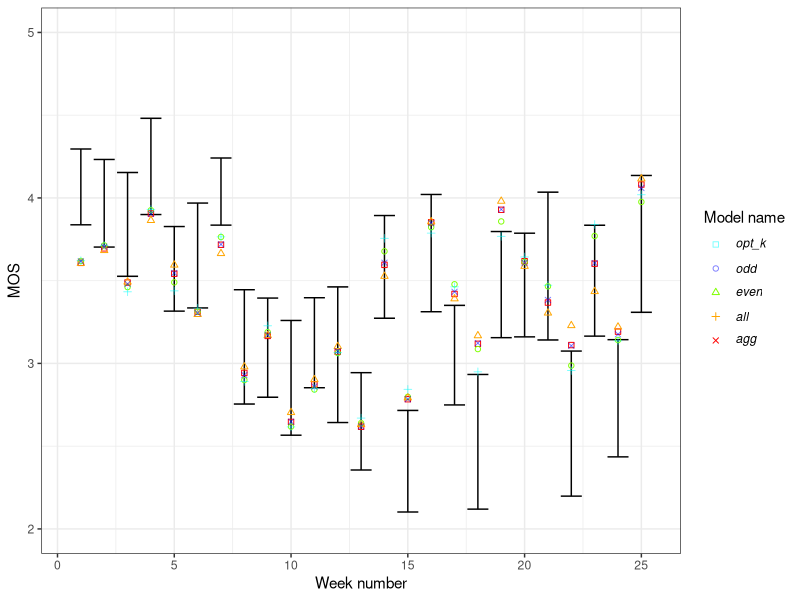
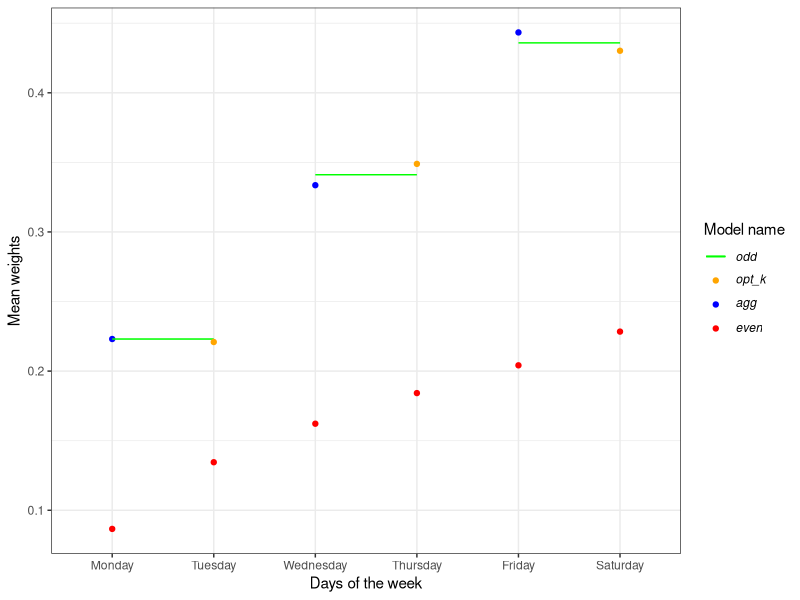

Write the R code that produced these figures, in order.
library(tidyverse)
library(ggpubr)
library(ordinal)
library(optimx)
library(stats)
library(data.table)
library(boot)

#Here choose the csv, it can be with real p1204 or desired only
all_data <- read_csv("phase4_current_results_p1204.csv", col_types = "fnnnnnnnnnnnncc")
#Here choose for which data you want the model: 
#n<8 for all data, n==7 for only full weeks and n<7 for only unfull weeks
data_by_weeks_n <- all_data  %>% filter(n == 7)
#Here choose what content you want: 
#n < 26 for all content, n < 14 for nature only and n > 13 for slowmo only
data_by_weeks <- data_by_weeks_n %>% filter(week < 26)
#if you want to exclude some testers you can do this after this line



# Different classes of weighting functions ============================
kumaraswamy_weights <- function(steps, a, b){
  kum_weights <- rep(0, length(steps) - 1)
  for (i in 2:length(steps)){
    kum_weights[i-1] = (1 - steps[i-1]^a)^b - (1 - steps[i]^a)^b
  }
  return(kum_weights)
}

kum_par <- c(1,1, 0.6,1, 0.9,1, 1,0.5, 5,0.9, 0.5,0.5, 0.9,0.9, 5,5, 3,6, 2,6)
dim(kum_par) <- c(2, 10)
kum_par <- t(kum_par)
colnames(kum_par) <- c("a", "b")

f_mean <- function(x) {
  tmp <- x[,1]
  tmp[is.na(x[,1])] <- 0
  norm <- rep(1, nrow(x))
  norm[is.na(x[,1])] <- 0
  for (i in c(2:6)){
    tmp_norm <- rep(1, nrow(x))
    tmp_norm[is.na(x[,i])] <- 0
    norm <- norm + tmp_norm
    tmp_na <- x[,i]
    tmp_na[is.na(tmp_na)] <- 0
    tmp <- tmp + tmp_na
  }
  return(tmp / norm)
}

f_min <- function(x) {
  tmp <- x[,1]
  tmp[is.na(x[,1])] <- Inf  # Initialize with positive infinity
  for (i in c(2:6)){
    tmp_na <- x[,i]
    tmp_na[is.na(tmp_na)] <- Inf  # Treat missing values as positive infinity
    tmp <- pmin(tmp, tmp_na)  # Calculate the element-wise minimum
  }
  tmp[tmp == Inf] <- NA  # Replace positive infinity with NA
  return(tmp)
}

predict_and_update <- function(model, data, weights, model_column) {
  predicted_probs <- predict(model, newdata = data, type = "prob")
  predicted_probs_matrix <- do.call(rbind, predicted_probs)
  weights <- matrix(rep(c(1,2,3,4,5), 25), nrow = 25, ncol = 5, byrow = TRUE)
  data[[model_column]] <- rowSums(predicted_probs_matrix * weights)
  return(data)
}

normalize_beta <- function(model) {
  beta_values <- model$beta
  sum_of_coefficients <- sum(beta_values)
  normalized_beta <- beta_values / sum_of_coefficients
  return(normalized_beta)
}

data_by_weeks$f_mean = f_mean(as.matrix(data_by_weeks[,c("mo", "tu", "we", "th", "fr", "sa")]))
data_by_weeks$f_min = f_min(as.matrix(data_by_weeks[,c("mo", "tu", "we", "th", "fr", "sa")]))
data_by_weeks$os <- factor(data_by_weeks$q2, ordered = TRUE, 
                           levels = c(1, 2, 3, 4, 5))

steps <- c(0, 1/6, 2/6, 3/6, 4/6, 5/6, 6/6)

f_kum <- function(x, steps, a, b) {
  norm_vec <- t(replicate(nrow(x), kumaraswamy_weights(steps, a, b)))
  norm_vec[is.na(x)] <- 0
  rowSums(x * norm_vec, na.rm = TRUE) / rowSums(norm_vec)
}

objective_fun <- function(params, df, steps) {
  a <- params[1]
  b <- params[2]
  
  df$tmp <- f_kum(as.matrix(df[,c("mo", "tu", "we", "th", "fr", "sa")]), 
                  steps, a, b)
  
  model <- clm(os ~ tmp, data = df)  
  
  return(AIC(model))  
}

best_AIC <- 10^9
opt_param <- 0
for (i in 1:nrow(kum_par)){
  init_params <- kum_par[i,]
  lower_bounds <- c(0.00001, 0.00001)
  opt_data <- data_by_weeks 
  
  opt_result <- optimx(init_params, objective_fun, method="L-BFGS-B", 
                       lower=lower_bounds, df = opt_data, steps = steps)
  
  best_params <- opt_result
  print(best_params)
  if (best_params$value < best_AIC)
  {
    best_AIC <- best_params$value
    opt_param <- best_params
  }
}

data_by_weeks$f_best_fun <- f_kum(as.matrix(
  data_by_weeks[,c("mo", "tu", "we", "th", "fr", "sa")]), 
  steps, opt_param$a, opt_param$b)
opt_model <- clm(os ~ f_best_fun, data = data_by_weeks)
summary(opt_model)

cor_plot_data <- data_by_weeks %>%
  group_by(week) %>%
  summarize(f_best_fun = first(f_best_fun), mos = mean(q2))

cor_plot_data <- predict_and_update(opt_model, cor_plot_data, weights, "opt_model")

# Model 1
model_glz1 <- clm(os ~ mo + tu + we + th + fr + sa, data = data_by_weeks)
cor_plot_data_glz1 <- data_by_weeks %>%
  group_by(week) %>%
  summarize(mo = first(mo), tu = first(tu), we = first(we), th = first(th), fr = first(fr), sa = first(sa), mos = mean(q2))

cor_plot_data_glz1 <- predict_and_update(model_glz1, cor_plot_data_glz1, weights, "model1")
normalized_beta1 <- normalize_beta(model_glz1)

# Model 2
glz_data <- data_by_weeks %>%
  mutate(motu = (mo + tu)/2) %>%
  mutate(weth = (we + th)/2) %>%
  mutate(frsa = (fr + sa)/2)

model_glz2 <- clm(os ~ motu + weth + frsa, data = glz_data)
cor_plot_data_glz2 <- glz_data %>%
  group_by(week) %>%
  summarize(motu = first(motu), weth = first(weth), frsa = first(frsa), mos = mean(q2))

cor_plot_data_glz2 <- predict_and_update(model_glz2, cor_plot_data_glz2, weights, "model2")
normalized_beta2 <- normalize_beta(model_glz2)

# Model 3
model_glz3 <- clm(os ~ mo + we + fr, data = glz_data)  
cor_plot_data_glz3 <- data_by_weeks %>%
  group_by(week) %>%
  summarize(mo = first(mo), we = first(we), fr = first(fr), mos = mean(q2))

cor_plot_data_glz3 <- predict_and_update(model_glz3, cor_plot_data_glz3, weights, "model3")
normalized_beta3 <- normalize_beta(model_glz3)

# Model 4
model_glz4 <- clm(os ~ tu + th + sa, data = glz_data) 
cor_plot_data_glz4 <- data_by_weeks %>%
  group_by(week) %>%
  summarize(tu = first(tu), th = first(th), sa = first(sa), mos = mean(q2))


cor_plot_data_glz4 <- predict_and_update(model_glz4, cor_plot_data_glz4, weights, "model4")
normalized_beta4 <- normalize_beta(model_glz4)
data_by_weeks <- data_by_weeks %>%
  left_join(cor_plot_data, by = "week") %>%
  left_join(cor_plot_data_glz1, by = "week") %>%
  left_join(cor_plot_data_glz2, by = "week") %>%
  left_join(cor_plot_data_glz3, by = "week") %>%
  left_join(cor_plot_data_glz4, by = "week")

data_by_weeks %>%
  group_by(week) %>% 
  dplyr::summarize(n_votes = n(), mos_real = mean(q2, na.rm = TRUE), 
                   mos_k = mean(opt_model, na.rm = TRUE), 
                   mos_glz1 = mean(model1, na.rm = TRUE),
                   mos_glz2 = mean(model2, na.rm = TRUE),
                   mos_glz3 = mean(model3, na.rm = TRUE),
                   mos_glz4 = mean(model4, na.rm = TRUE),
                   mos_mean = mean(f_mean, na.rm = TRUE),
                   sd_real = sd(q2, na.rm = TRUE), 
                   sd_k = sd(opt_model, na.rm = TRUE)) %>%
  ggplot(aes(week, mos_real)) + 
  geom_errorbar(aes(ymin = mos_real - 1.96*sd_real/sqrt(n_votes), 
                    ymax = mos_real + 1.96*sd_real/sqrt(n_votes))) + 
  geom_point(aes(week, mos_k, color = "mos_k", shape = "mos_k")) + geom_point(aes(week, mos_glz3, color = "mos_glz3", shape = "mos_glz3")) + 
  geom_point(aes(week, mos_glz4, color = "mos_glz4", shape = "mos_glz4")) + geom_point(aes(week, mos_glz1, color = "mos_glz1", shape = "mos_glz1"), alpha = 0.5) +
  geom_point(aes(week, mos_glz2, color = "mos_glz2", shape = "mos_glz2"), alpha = 0.5)  +
  ylim(2,5) + labs(
    x = "Week number",
    y = "MOS",
    color = "Model name"
  ) + scale_color_manual(
    values = c("mos_k" = "red", "mos_glz3" = "chartreuse", "mos_glz4" = "orange", "mos_glz1" = "cyan", "mos_glz2" = "blue"),
    labels = c(bquote(italic("opt_k")), bquote(italic("odd")), bquote(italic("even")), bquote(italic("all")), bquote(italic("agg")))
  ) + scale_shape_manual(
    values = c("mos_k" = 0, "mos_glz3" = 1, "mos_glz4" = 2, "mos_glz1" = 3, "mos_glz2" = 4),
    labels = c(bquote(italic("opt_k")), bquote(italic("odd")), bquote(italic("even")), bquote(italic("all")), bquote(italic("agg")))
  ) +
  guides(title = "Model name",
         color = guide_legend(override.aes = list(shape = c(0,1,2,3,4))),
         shape = guide_none()
  ) + 
  theme(legend.text.align = 0)+ theme_bw()



days_of_week_labels <- c("Monday", "Tuesday", "Wednesday", "Thursday", "Friday", "Saturday")
axis_labels_df <- data.frame(steps = steps[2:7], days = factor(days_of_week_labels, levels = days_of_week_labels))
axis_labels_df2 <- data.frame(steps = steps[c(2, 4, 6)], days = factor(c("Monday", "Wednesday", "Friday")))
axis_labels_df4 <- data.frame(steps = steps[c(2, 5, 7)], days = factor(c("Tuesday", "Thursday", "Saturday")))


ggplot() +
  geom_point(aes(x = axis_labels_df2$days, y = normalized_beta3, color = "odd")) +
  geom_point(aes(x = axis_labels_df$days, y = kumaraswamy_weights(steps, opt_param$a, opt_param$b), color = "opt_k")) +
  geom_segment(aes(x =1, xend = 2, y = normalized_beta2[1], yend = normalized_beta2[1], color = "agg")) + 
  geom_segment(aes(x =3, xend = 4, y = normalized_beta2[2], yend = normalized_beta2[2], color = "agg")) + 
  geom_segment(aes(x =5, xend = 6, y = normalized_beta2[3], yend = normalized_beta2[3], color = "agg")) +
  geom_point(aes(x = axis_labels_df4$days, y = normalized_beta4, color = "even")) +
  labs(
    x = "Days of the week",
    y = "Mean weights",
    color = "Model name"
  ) +
  scale_color_manual(values = c("odd" = "blue", "opt_k" = "red", "agg" = "green", "even" = "orange"),  labels = c(bquote(italic("odd")), bquote(italic("opt_k")), bquote(italic("agg")), bquote(italic("even"))))  +
  scale_x_discrete(limits = days_of_week_labels) +
  theme_bw() +
  guides(color = guide_legend(title = "Model name"))
